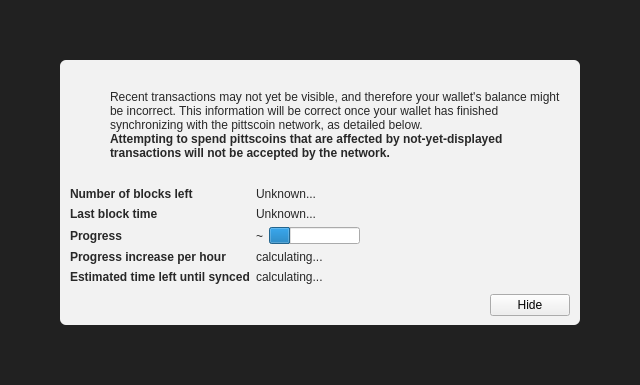
<?xml version="1.0" encoding="UTF-8"?>
<ui version="4.0">
 <class>ModalOverlay</class>
 <widget class="ModalOverlay" name="ModalOverlay">
  <property name="geometry">
   <rect>
    <x>0</x>
    <y>0</y>
    <width>640</width>
    <height>385</height>
   </rect>
  </property>
  <property name="windowTitle">
   <string>Form</string>
  </property>
  <layout class="QVBoxLayout" name="verticalLayout" stretch="0">
   <property name="sizeConstraint">
    <enum>QLayout::SetDefaultConstraint</enum>
   </property>
   <property name="leftMargin">
    <number>0</number>
   </property>
   <property name="topMargin">
    <number>0</number>
   </property>
   <property name="rightMargin">
    <number>0</number>
   </property>
   <property name="bottomMargin">
    <number>0</number>
   </property>
   <item>
    <widget class="QWidget" name="bgWidget" native="true">
     <property name="styleSheet">
      <string notr="true">#bgWidget { background: rgba(0,0,0,220); }</string>
     </property>
     <layout class="QVBoxLayout" name="verticalLayoutMain" stretch="1">
      <property name="leftMargin">
       <number>60</number>
      </property>
      <property name="topMargin">
       <number>60</number>
      </property>
      <property name="rightMargin">
       <number>60</number>
      </property>
      <property name="bottomMargin">
       <number>60</number>
      </property>
      <item>
       <widget class="QWidget" name="contentWidget" native="true">
        <property name="styleSheet">
         <string notr="true">#contentWidget { background: rgba(255,255,255,240); border-radius: 6px; }

QLabel { color: rgb(40,40,40);  }</string>
        </property>
        <layout class="QVBoxLayout" name="verticalLayoutSub" stretch="1,0,0,0">
         <property name="spacing">
          <number>0</number>
         </property>
         <property name="leftMargin">
          <number>10</number>
         </property>
         <property name="topMargin">
          <number>10</number>
         </property>
         <property name="rightMargin">
          <number>10</number>
         </property>
         <property name="bottomMargin">
          <number>10</number>
         </property>
         <item>
          <layout class="QHBoxLayout" name="horizontalLayoutIconText" stretch="0,1">
           <property name="topMargin">
            <number>20</number>
           </property>
           <item>
            <layout class="QVBoxLayout" name="verticalLayoutIcon">
             <property name="leftMargin">
              <number>0</number>
             </property>
             <item>
              <widget class="QPushButton" name="warningIcon">
               <property name="enabled">
                <bool>false</bool>
               </property>
               <property name="text">
                <string/>
               </property>
               <property name="icon">
                <iconset>
                 <normaloff>:/icons/warning</normaloff>
                 <disabledoff>:/icons/warning</disabledoff>:/icons/warning</iconset>
               </property>
               <property name="iconSize">
                <size>
                 <width>48</width>
                 <height>48</height>
                </size>
               </property>
               <property name="flat">
                <bool>true</bool>
               </property>
              </widget>
             </item>
             <item>
              <spacer name="verticalSpacerWarningIcon">
               <property name="orientation">
                <enum>Qt::Vertical</enum>
               </property>
               <property name="sizeHint" stdset="0">
                <size>
                 <width>20</width>
                 <height>40</height>
                </size>
               </property>
              </spacer>
             </item>
            </layout>
           </item>
           <item>
            <layout class="QVBoxLayout" name="verticalLayoutInfoText">
             <property name="leftMargin">
              <number>0</number>
             </property>
             <property name="topMargin">
              <number>0</number>
             </property>
             <item>
              <widget class="QLabel" name="infoText">
               <property name="text">
                <string>Recent transactions may not yet be visible, and therefore your wallet's balance might be incorrect. This information will be correct once your wallet has finished synchronizing with the pittscoin network, as detailed below.</string>
               </property>
               <property name="textFormat">
                <enum>Qt::RichText</enum>
               </property>
               <property name="wordWrap">
                <bool>true</bool>
               </property>
              </widget>
             </item>
             <item>
              <widget class="QLabel" name="infoTextStrong">
               <property name="font">
                <font>
                 <weight>75</weight>
                 <bold>true</bold>
                </font>
               </property>
               <property name="text">
                <string>Attempting to spend pittscoins that are affected by not-yet-displayed transactions will not be accepted by the network.</string>
               </property>
               <property name="textFormat">
                <enum>Qt::RichText</enum>
               </property>
               <property name="wordWrap">
                <bool>true</bool>
               </property>
              </widget>
             </item>
             <item>
              <spacer name="verticalSpacerInTextSpace">
               <property name="orientation">
                <enum>Qt::Vertical</enum>
               </property>
               <property name="sizeHint" stdset="0">
                <size>
                 <width>20</width>
                 <height>40</height>
                </size>
               </property>
              </spacer>
             </item>
            </layout>
           </item>
          </layout>
         </item>
         <item>
          <spacer name="verticalSpacerAfterText">
           <property name="orientation">
            <enum>Qt::Vertical</enum>
           </property>
           <property name="sizeHint" stdset="0">
            <size>
             <width>20</width>
             <height>40</height>
            </size>
           </property>
          </spacer>
         </item>
         <item>
          <layout class="QFormLayout" name="formLayout">
           <property name="fieldGrowthPolicy">
            <enum>QFormLayout::FieldsStayAtSizeHint</enum>
           </property>
           <property name="horizontalSpacing">
            <number>6</number>
           </property>
           <property name="verticalSpacing">
            <number>6</number>
           </property>
           <property name="topMargin">
            <number>10</number>
           </property>
           <item row="0" column="0">
            <widget class="QLabel" name="labelNumberOfBlocksLeft">
             <property name="font">
              <font>
               <weight>75</weight>
               <bold>true</bold>
              </font>
             </property>
             <property name="text">
              <string>Number of blocks left</string>
             </property>
            </widget>
           </item>
           <item row="0" column="1">
            <widget class="QLabel" name="numberOfBlocksLeft">
             <property name="text">
              <string>Unknown...</string>
             </property>
            </widget>
           </item>
           <item row="1" column="0">
            <widget class="QLabel" name="labelLastBlockTime">
             <property name="font">
              <font>
               <weight>75</weight>
               <bold>true</bold>
              </font>
             </property>
             <property name="text">
              <string>Last block time</string>
             </property>
            </widget>
           </item>
           <item row="1" column="1">
            <widget class="QLabel" name="newestBlockDate">
             <property name="sizePolicy">
              <sizepolicy hsizetype="Maximum" vsizetype="Preferred">
               <horstretch>0</horstretch>
               <verstretch>0</verstretch>
              </sizepolicy>
             </property>
             <property name="text">
              <string>Unknown...</string>
             </property>
            </widget>
           </item>
           <item row="2" column="0">
            <widget class="QLabel" name="labelSyncDone">
             <property name="font">
              <font>
               <weight>75</weight>
               <bold>true</bold>
              </font>
             </property>
             <property name="text">
              <string>Progress</string>
             </property>
            </widget>
           </item>
           <item row="2" column="1">
            <layout class="QHBoxLayout" name="horizontalLayoutSync" stretch="0,1">
             <item>
              <widget class="QLabel" name="percentageProgress">
               <property name="text">
                <string notr="true">~</string>
               </property>
              </widget>
             </item>
             <item>
              <widget class="QProgressBar" name="progressBar">
               <property name="value">
                <number>24</number>
               </property>
               <property name="format">
                <string/>
               </property>
              </widget>
             </item>
            </layout>
           </item>
           <item row="4" column="0">
            <widget class="QLabel" name="labelProgressIncrease">
             <property name="font">
              <font>
               <weight>75</weight>
               <bold>true</bold>
              </font>
             </property>
             <property name="text">
              <string>Progress increase per hour</string>
             </property>
            </widget>
           </item>
           <item row="4" column="1">
            <widget class="QLabel" name="progressIncreasePerH">
             <property name="text">
              <string>calculating...</string>
             </property>
            </widget>
           </item>
           <item row="5" column="0">
            <widget class="QLabel" name="labelEstimatedTimeLeft">
             <property name="font">
              <font>
               <weight>75</weight>
               <bold>true</bold>
              </font>
             </property>
             <property name="text">
              <string>Estimated time left until synced</string>
             </property>
            </widget>
           </item>
           <item row="5" column="1">
            <widget class="QLabel" name="expectedTimeLeft">
             <property name="text">
              <string>calculating...</string>
             </property>
            </widget>
           </item>
          </layout>
         </item>
         <item>
          <layout class="QHBoxLayout" name="horizontalLayoutButtons">
           <property name="leftMargin">
            <number>10</number>
           </property>
           <property name="topMargin">
            <number>10</number>
           </property>
           <item>
            <spacer name="horizontalSpacer">
             <property name="orientation">
              <enum>Qt::Horizontal</enum>
             </property>
             <property name="sizeHint" stdset="0">
              <size>
               <width>40</width>
               <height>20</height>
              </size>
             </property>
            </spacer>
           </item>
           <item>
            <widget class="QPushButton" name="closeButton">
             <property name="text">
              <string>Hide</string>
             </property>
            </widget>
           </item>
          </layout>
         </item>
        </layout>
       </widget>
      </item>
     </layout>
    </widget>
   </item>
  </layout>
 </widget>
 <customwidgets>
  <customwidget>
   <class>ModalOverlay</class>
   <extends>QWidget</extends>
   <header>qt/modaloverlay.h</header>
   <container>1</container>
  </customwidget>
 </customwidgets>
 <resources/>
 <connections/>
</ui>
